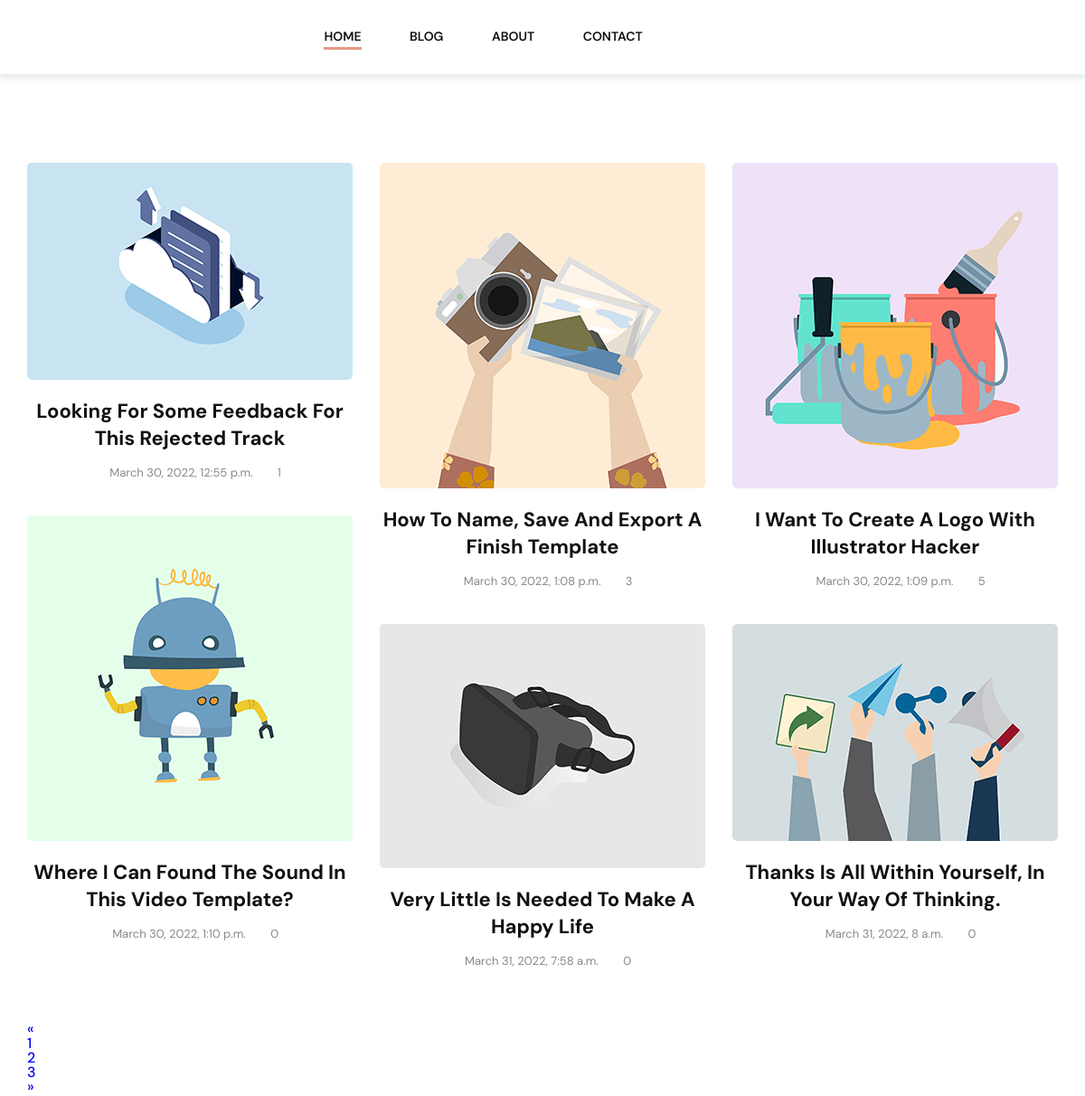
The page / on the database its author committed.
### posts/models.py (models this page shows, shortened)
class Post(models.Model):
    created_by = models.ForeignKey(User, on_delete=models.CASCADE)
    title = models.CharField(max_length=200)
    description = models.CharField(max_length=300, null=True, blank=True)
    content = RichTextField(null=True, blank=True)
    featured_image = models.ImageField(null=True, blank=True, default="default.jpg")
    tags = models.ManyToManyField(Tag, blank=True)
    categories = models.ManyToManyField(Category, blank=True)
    created_at = models.DateTimeField(auto_now_add=True)
    updated_at = models.DateTimeField(auto_now=True)
    is_published = models.BooleanField(default=False)
    publish_from = models.DateTimeField(default=datetime.now(), blank=True)
    publish_to = models.DateTimeField(null=True, blank=True)
    id = models.UUIDField(default=uuid.uuid4, unique=True,
                          primary_key=True, editable=False)
    slug = models.SlugField(null=False, unique=True)
    @property
    def imageURL(self):
        try:
            url = self.featured_image.url
        except:
            url = ''
        return url
    @property
    def getCommentCount(self):
        comments = self.comment_set.all()
        totalcomment = comments.count()
        return totalcomment
    def get_absolute_url(self):
        return reverse("post", kwargs={"slug": self.slug})

### posts/views.py (the view)
# urls.py: path('', views.Posts.as_view(), name="posts_guest"),
class Posts(ListView):
    model = Post
    template_name = 'posts/posts.html'
    context_object_name = 'posts'
    paginate_by = 6
    def get_queryset(self):
        queryset = Post.objects.all()
        return queryset

### posts/templates/posts/posts.html (shortened to what this page needs)
{% extends 'main.html' %}
{% block content %}
<div id="content">
    <div class="container">
        <div class="blog-masonry" style="position: relative; height: 1362.44px;">
            {% for post in posts %}
            <div class="post-card -center" style="position: absolute; left: 0px; top: 0px;"><a class="card__cover"
                                                                                               href="{{post.get_absolute_url}}"><img
                    src="{{post.imageURL}}" alt="Looking for some feedback for this rejected track"></a>
                <div class="card__content">
                    <a class="card__content-title"
                       href="{{post.get_absolute_url}}">{{post.title}}</a>
                    <div class="card__content-info">
                        <div class="info__time">
                            <p>{{post.created_at}}</p>
                        </div>
                        <div class="info__comment">
                            <p>{{post.getCommentCount}}</p>
                        </div>
                    </div>
                </div>
            </div>
            {% endfor %}
        </div>
        <div class="card-body">
            <nav aria-label="Page navigation example ">
                {% if is_paginated %}
                <ul class="pagination justify-content-center">
                    {% if posts.has_previous %}
                    <li class="page-item">
                        <a class="page-link" href="?page={{page_obj.previous_page_number}}"
                        >&laquo;</a
                        >
                    </li>
                    {% else %}
                    <li class="page-item disabled">
                        <a class="page-link" href="#">&laquo;</a>
                    </li>
                    {% endif %}
                    {% for i in paginator.page_range %}
                    {% if posts.number == i %}
                    <li class="page-item"><a class="page-link active">{{ i }}</a></li>
                    {% else %}
                    <li class="page-item">
                        <a class="page-link" href="?page={{ i }}">{{ i }}</a>
                    </li>
                    {% endif %}
                    {% endfor %}
                    {% if page_obj.has_next %}
                    <li class="page-item">
                        <a href="?page={{page_obj.next_page_number}}" class="page-link"
                        >&raquo;</a
                        >
                    </li>
                    {% else %}
                    <li class="page-item disabled">
                        <a class="page-link">&raquo;</a>
                    </li>
                    {% endif %}
                </ul>
                {% endif %}
            </nav>
        </div>
    </div>
</div>
{% endblock content %}

### static/css/blog.css (style rules this page uses)
:root { --code-color: darkred; --code-bg-color: #f6f6f6; --code-font-size: 14px; --code-line-height: 1.4; --scroll-bar-color: #c5c5c5; --scroll-bar-bg-color: #f6f6f6; }
* { scrollbar-width: thin; scrollbar-color: var(--scroll-bar-color) var(--scroll-bar-bg-color); }

### rows shown on the page
Post: imageURL (picture), title "Looking For Some Feedback For This Rejected Track", created_at "March 30, 2022, 12:55 p.m.", getCommentCount "1"
Post: imageURL (picture), title "How To Name, Save And Export A Finish Template", created_at "March 30, 2022, 1:08 p.m.", getCommentCount "3"
Post: imageURL (picture), title "I Want To Create A Logo With Illustrator Hacker", created_at "March 30, 2022, 1:09 p.m.", getCommentCount "5"
Post: imageURL (picture), title "Where I Can Found The Sound In This Video Template?", created_at "March 30, 2022, 1:10 p.m.", getCommentCount "0"
Post: imageURL (picture), title "Very Little Is Needed To Make A Happy Life", created_at "March 31, 2022, 7:58 a.m.", getCommentCount "0"
Post: imageURL (picture), title "Thanks Is All Within Yourself, In Your Way Of Thinking.", created_at "March 31, 2022, 8 a.m.", getCommentCount "0"

### other values the page prints
{{ i }} "1" "2" "3"
